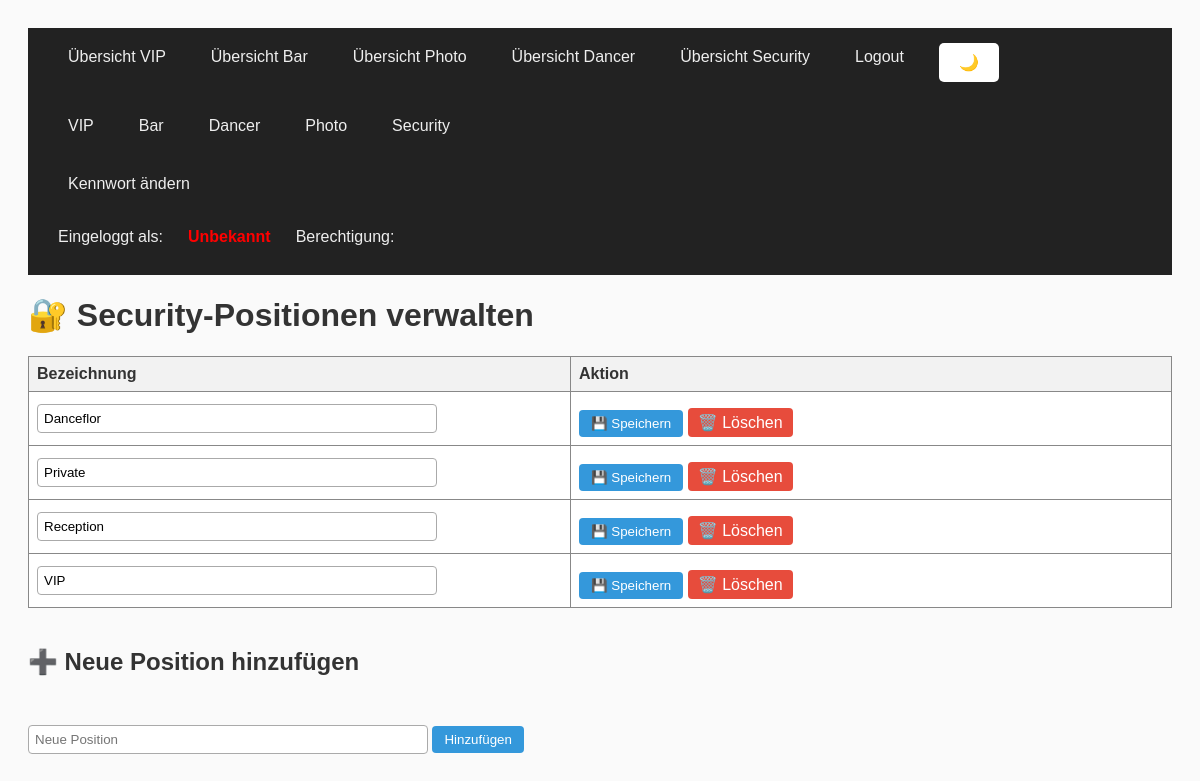
/ver_security.php (signed in), run on the app's committed database.
### tables this page shows
CREATE TABLE security_position (
    id INT AUTO_INCREMENT PRIMARY KEY,
    bezeichnung VARCHAR(255) NOT NULL
);

### ver_security.php (the view, shortened to what this page needs)
<?php
include 'menu.php';
$positionen = $pdo->query("SELECT * FROM security_position ORDER BY bezeichnung")->fetchAll();
?>
<!DOCTYPE html>
<html lang="de">
<head>
</head>
<body>
<h1>🔐 Security-Positionen verwalten</h1>
<table>
    <tr>
        <th>Bezeichnung</th>
        <th>Aktion</th>
    </tr>
    <?php foreach ($positionen as $pos): ?>
        <tr>
            <form method="post">
                <td>
                    <input type="text" name="edit_bezeichnung" value="<?= htmlspecialchars($pos['bezeichnung']) ?>" required>
                </td>
                <td>
                    <input type="submit" value="💾 Speichern">
                    <a class="delete-link" href="?delete=<?= $pos['id'] ?>" onclick="return confirm('Wirklich löschen?')">🗑️ Löschen</a>
                </td>
            </form>
        </tr>
    <?php endforeach; ?>
</table>
<h2>➕ Neue Position hinzufügen</h2>
<form method="post">
    <input type="text" name="bezeichnung" placeholder="Neue Position" required>
    <input type="submit" value="Hinzufügen">
</form>
</body>
</html>

### style.css (style rules this page uses)
body { font-family: Arial, sans-serif; padding: 20px; background-color: #fafafa; color: #333; }
table { border-collapse: collapse; width: 100%; max-width: 100%; margin-top: 20px; margin-bottom: 30px; background-color: #fff; }
th, td { border: 1px solid #888; padding: 8px; text-align: left; }
th { background-color: #f2f2f2; font-weight: bold; }
h2 { margin-top: 40px; }
form { margin-top: 40px; }
input[type="text"], input[type="number"], select { width: 100%; max-width: 400px; padding: 6px; border: 1px solid #aaa; border-radius: 4px; box-sizing: border-box; }
input[type="submit"], .submit-btn { margin-top: 10px; padding: 6px 12px; background-color: #3498db; color: white; border: none; border-radius: 4px; cursor: pointer; }
.delete-button, .delete-link { background-color: #e74c3c; color: white; border: none; padding: 5px 10px; border-radius: 4px; text-decoration: none; display: inline-block; cursor: pointer; }

### data on the page
security_position: edit_bezeichnung "Danceflor"
security_position: edit_bezeichnung "Private"
security_position: edit_bezeichnung "Reception"
security_position: edit_bezeichnung "VIP"

### other printed values
$username "Unbekannt"
